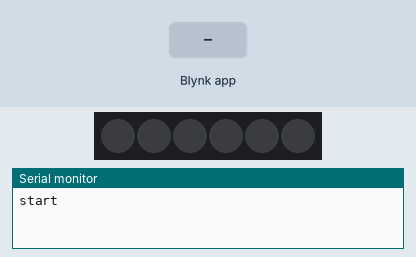
Bench run of a sketch on a simulated Arduino Uno, built with avr-gcc and run on an emulated ATmega328P. On the bench: 6 RGB LEDs in strip order, left to right, the last lines printed to the serial monitor. The inputs (shaded band) are chosen by the test bench. WiFi joins after 1.5 s; servers stay silent unless stated.

Above: at 3.0 s.
3.1 s: Blynk app writes 1 to V1
At 4.1 s:
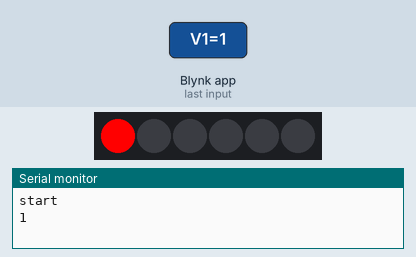
4.6 s: Blynk app writes 0 to V1
At 5.2 s:
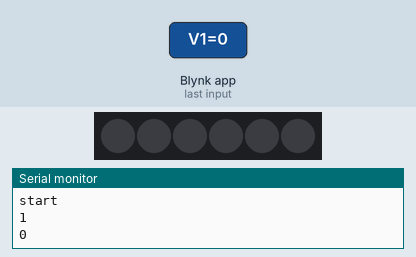
6.1 s: Blynk app writes 200 to V1
At 6.4 s:
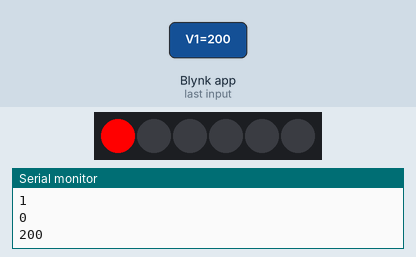
Timing chart, 0 to 9.1 s (numbered marks = the images above; inputs shaded):
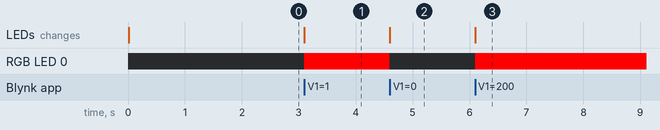

The sketch:

blynk_blink.ino
```cpp
// (licence header left out)
#define BLYNK_PRINT Serial
#include <ESP8266_HardSer.h>
#include <BlynkSimpleShieldEsp8266_HardSer.h>
#include <Adafruit_NeoPixel.h>

#define PIN A0   //led灯控制引脚
#define PIN_NUM 6 //允许接的led灯的个数

Adafruit_NeoPixel strip = Adafruit_NeoPixel(PIN_NUM, PIN, NEO_GRB + NEO_KHZ800);

// Set ESP8266 Serial object
#define EspSerial Serial

ESP8266 wifi(EspSerial);

// You should get Auth Token in the Blynk App.
// Go to the Project Settings (nut icon).
char auth[] = "b46e14a9f65845a98153218d6a9fb425";

void setup()
{
  Serial.begin(9600);
  // Set ESP8266 baud rate
  EspSerial.begin(115200);
  delay(10);
  strip.begin();
  Blynk.begin(auth, wifi, "Microduino_IoT", "MakerModule2016");
  Serial.println("start");
}

// This function will be called every time
// when App writes value to Virtual Pin 1
BLYNK_WRITE(V1)
{
  BLYNK_LOG("Got a value: %s", param.asStr());
  // You can also use:
  int i = param.asInt();//or
  Serial.println(i);
  // double d = param.asDouble()
  if (i)
  {
    strip.setPixelColor(0, strip.Color(255, 0, 0));//红
    strip.show();
  }
  else
  {
    strip.setPixelColor(0, strip.Color(0, 0, 0));//灭
    strip.show();
  }
}

void loop()
{
  Blynk.run();
}
```

Measured:
- after the input at 3.1 s, RGB LED 0: off → RGB(255, 0, 0) at once; the LEDs: change at once (image 1)
- after the input at 4.6 s, RGB LED 0: RGB(255, 0, 0) → off at once; the LEDs: change at once (image 2)
- after the input at 6.1 s, RGB LED 0: off → RGB(255, 0, 0) at once; the LEDs: change at once (image 3)
